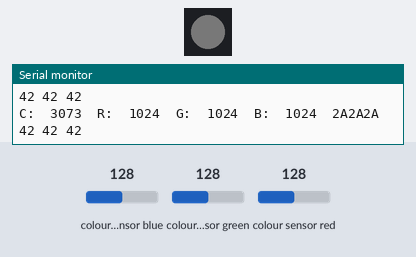
Recording of a sketch running on a simulated Arduino Uno, built with avr-gcc and run on an emulated ATmega328P. On the bench: 1 RGB LEDs in strip order, left to right, the last lines printed to the serial monitor. The test bench sets the inputs (shaded band); at power-on: colour sensor blue 128, colour sensor green 128, colour sensor red 128. Dim RGB values are drawn brighter than linear; the strip is taken to match the declared colour order.

Above: at 1.2 s.
1.3 s: colour sensor blue set to 5
At 1.7 s:
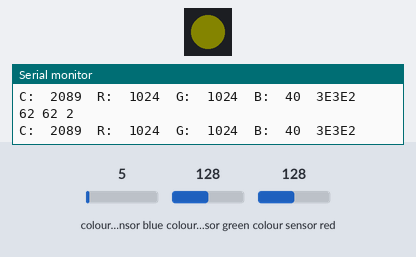
2.8 s: colour sensor green set to 5
At 4.0 s:
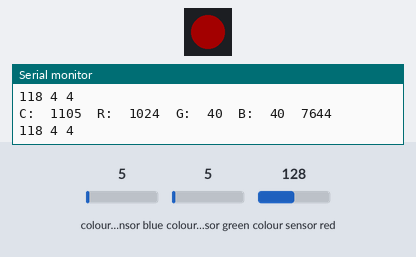
4.3 s: colour sensor blue set to 128
At 5.0 s:
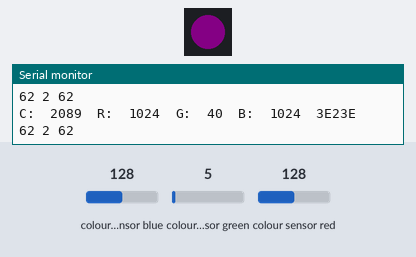
5.8 s: colour sensor green set to 250
At 7.0 s:
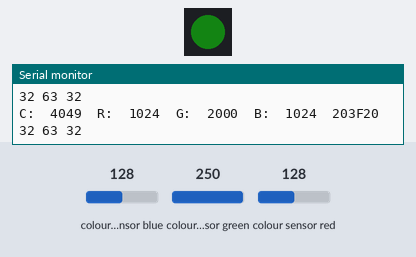
7.3 s: colour sensor blue set to 250
At 8.4 s:
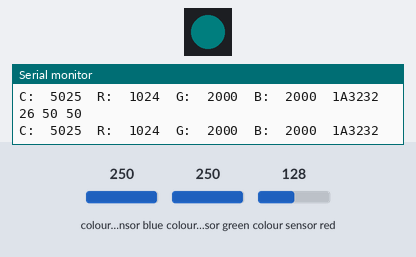
8.8 s: colour sensor green set to 191
At 9.3 s:
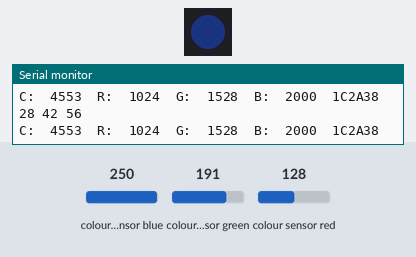
Timing chart, 0 to 11.3 s (numbered marks = the images above; inputs shaded):
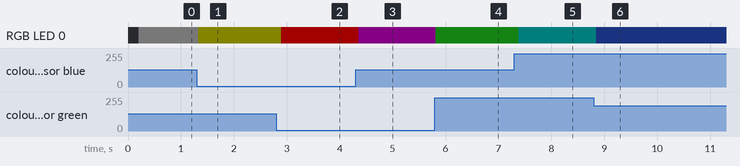

Measured:
- after the input at 1.3 s, RGB LED 0: RGB(2, 2, 2) → RGB(7, 7, 0) at once
- after the input at 2.8 s, RGB LED 0: RGB(7, 7, 0) → RGB(37, 0, 0) after 0.10 s
- after the input at 4.3 s, RGB LED 0: RGB(37, 0, 0) → RGB(7, 0, 7) after 0.06 s
- after the input at 5.8 s, RGB LED 0: RGB(7, 0, 7) → RGB(1, 7, 1) at once
- after the input at 7.3 s, RGB LED 0: RGB(1, 7, 1) → RGB(0, 4, 4) after 0.09 s
- after the input at 8.8 s, RGB LED 0: RGB(0, 4, 4) → RGB(1, 2, 5) after 0.05 s

The sketch:

Color_Sensor_Breadino_Demo.ino
```cpp
//Modified from https://learn.adafruit.com/chameleon-scarf/code on Feb 15, 2017
//Changes color of a NeoPixel through-hole LED to match color sensor reading
//Requires installing the Adafruit TCS34725 library: https://github.com/adafruit/Adafruit_TCS34725

//See also: Color Sensor Guide at Adafruit: https://learn.adafruit.com/adafruit-color-sensors

#include <Wire.h>
#include "Adafruit_TCS34725.h"
#include <Adafruit_NeoPixel.h>

// Parameter 1 = number of pixels in strip
// Parameter 2 = pin number (most are valid)
// Parameter 3 = pixel type flags, add together as needed:
//   NEO_RGB     Pixels are wired for RGB bitstream
//   NEO_GRB     Pixels are wired for GRB bitstream
//   NEO_KHZ400  400 KHz bitstream (e.g. FLORA pixels)
//   NEO_KHZ800  800 KHz bitstream (e.g. High Density LED strip)
Adafruit_NeoPixel strip = Adafruit_NeoPixel(1, 6, NEO_RGB + NEO_KHZ800);

// our RGB -> eye-recognized gamma color
byte gammatable[256];


Adafruit_TCS34725 tcs = Adafruit_TCS34725(TCS34725_INTEGRATIONTIME_50MS, TCS34725_GAIN_4X);

void setup() {
  Serial.begin(9600);
  Serial.println("Color View Test!");

  strip.begin();
  strip.show(); // Initialize all pixels to 'off'

  if (tcs.begin()) {
    Serial.println("Found sensor");
  } else {
    Serial.println("No TCS34725 found ... check your connections");
    while (1); // halt!
  }

  // thanks PhilB for this gamma table!
  // it helps convert RGB colors to what humans see
  for (int i=0; i<256; i++) {
    float x = i;
    x /= 255;
    x = pow(x, 2.5);
    x *= 255;

    gammatable[i] = x;
  }
}

void loop() {
  uint16_t clear, red, green, blue;

  tcs.setInterrupt(false);      // turn on LED
  delay(60);  // takes 50ms to read
  tcs.getRawData(&red, &green, &blue, &clear);
  tcs.setInterrupt(true);  // turn off LED

  Serial.print("C:\t"); Serial.print(clear);
  Serial.print("\tR:\t"); Serial.print(red);
  Serial.print("\tG:\t"); Serial.print(green);
  Serial.print("\tB:\t"); Serial.print(blue);

  // Figure out some basic hex code for visualization
  uint32_t sum = red;
  sum += green;
  sum += blue;
  sum += clear;
  float r, g, b;
  r = red; r /= sum;
  g = green; g /= sum;
  b = blue; b /= sum;
  r *= 256; g *= 256; b *= 256;

  Serial.print("\t");
  Serial.print((int)r, HEX); Serial.print((int)g, HEX); Serial.print((int)b, HEX);
  Serial.println();

  Serial.print((int)r ); Serial.print(" "); Serial.print((int)g);Serial.print(" ");  Serial.println((int)b );

  strip.setPixelColor(0, strip.Color(gammatable[(int)r], gammatable[(int)g], gammatable[(int)b]));
  strip.show();
}
```
